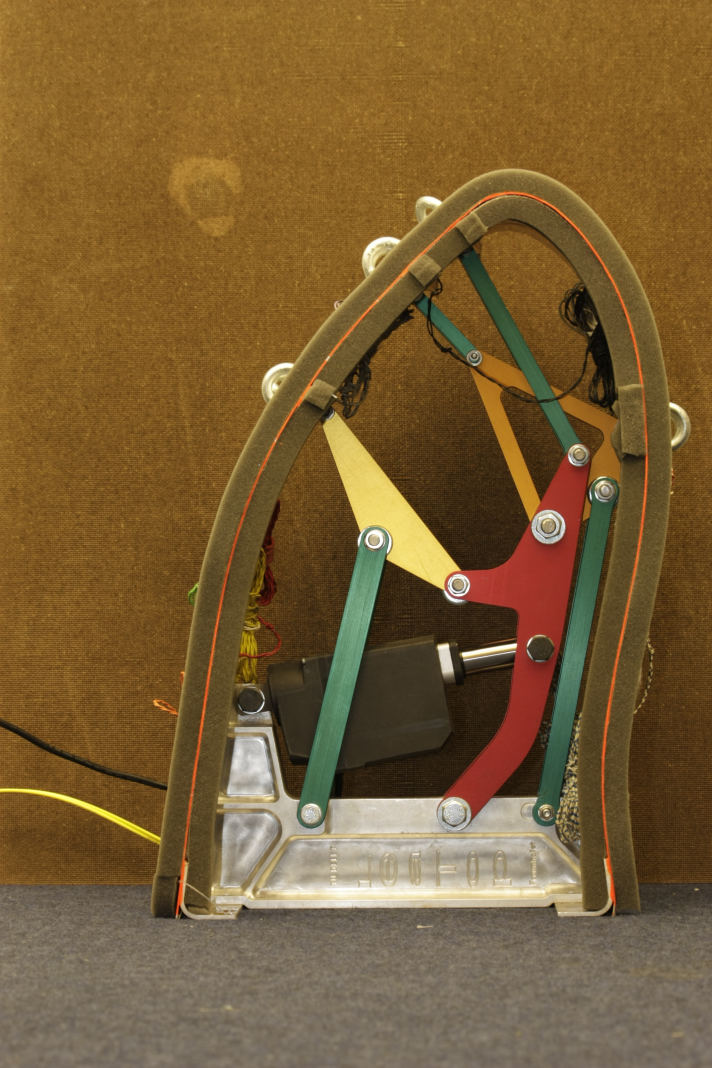
#> input picture Data/Images/G19.JPG, 2848 x 4272 px (shown at 1/4 size)
$ jupyter execute --allow-errors Step1.ipynb
#> lines starting #> are read from the running program, lines starting #| are printed output that depends on the picture; after the words box and inside, x2 and y2 are one past the last pixel; in counts of white or black regions, pixels touching at a corner belong together
[cell 1]
import cv2 as cv
import numpy as np
import matplotlib.pyplot as plt
import os, sys

PATH = "../Data/Images/"

import random as rng
rng.seed(12345)

[cell 2]
img1 = cv.imread(f'{PATH}G1.JPG')
img2 = cv.imread(f'{PATH}G2.JPG', cv.COLOR_BGR2GRAY)
img19 = cv.imread(f'{PATH}G19.JPG', cv.COLOR_BGR2GRAY)
#> img19 is the input picture: shape (4272, 2848, 3); mean B, G, R 52.5, 93.7, 121.5

[cell 3]
# imgray = cv.cvtColor(img1, cv.COLOR_BGR2GRAY)

# Define lower and uppper limits
lower = np.array([200, 200, 200])
upper = np.array([255, 255, 255])

# Create mask to only select black
#> (the rest of this cell did not finish here and is left out)

[cell 4]
def thresh_callback():
    # Detect edges using Canny
    v = np.median(src_gray)
    sigma=0.33
    lower = int(max(0, (1.0 - sigma) * v))
    upper = int(min(255, (1.0 + sigma) * v))

    blurred_image = cv.GaussianBlur(src_gray.copy(),(5,5),0)

    canny_output = cv.Canny(blurred_image, lower, upper)
    # Find contours
    contours, hierarchy = cv.findContours(canny_output, cv.RETR_TREE, cv.CHAIN_APPROX_TC89_KCOS)
#     contours, hierarchy = cv.findContours(src_gray, cv.RETR_TREE, cv.CHAIN_APPROX_SIMPLE)
    # Draw contours
    drawing = np.zeros((canny_output.shape[0], canny_output.shape[1], 3), dtype=np.uint8)
    print(len(contours))
    for i in range(len(contours)):
        color = (rng.randint(0,256), rng.randint(0,256), rng.randint(0,256))
        cv.drawContours(drawing, contours, i, color, 2, cv.LINE_8, hierarchy, 0)
    # Show in a window
    plt.figure(figsize = (20,20))
    plt.imshow(drawing)
    plt.show()

#> (a cell that did not finish here is left out)

#> (a cell that did not finish here is left out)

#> (a cell that did not finish here is left out)

[cell 8]
from __future__ import print_function
import cv2 as cv
import numpy as np
import argparse
import random as rng
rng.seed(12345)
def thresh_callback(val):
    threshold = val
    # Detect edges using Canny
    canny_output = cv.Canny(src_gray, threshold, threshold * 2)
    # Find contours
    contours, hierarchy = cv.findContours(canny_output, cv.RETR_TREE, cv.CHAIN_APPROX_SIMPLE)
    # Draw contours
    drawing = np.zeros((canny_output.shape[0], canny_output.shape[1], 3), dtype=np.uint8)
    for i in range(len(contours)):
        color = (rng.randint(0,256), rng.randint(0,256), rng.randint(0,256))
        cv.drawContours(drawing, contours, i, color, 2, cv.LINE_8, hierarchy, 0)
    # Show in a window
    cv.imshow('Contours', drawing)
# Load source image
parser = argparse.ArgumentParser(description='Code for Finding contours in your image tutorial.')
parser.add_argument('--input', help="../Data/Images/", default='G1.JPG')
args = parser.parse_args()
src = cv.imread(cv.samples.findFile(args.input))
if src is None:
    print('Could not open or find the image:', args.input)
    exit(0)
# Convert image to gray and blur it
src_gray = cv.cvtColor(src, cv.COLOR_BGR2GRAY)
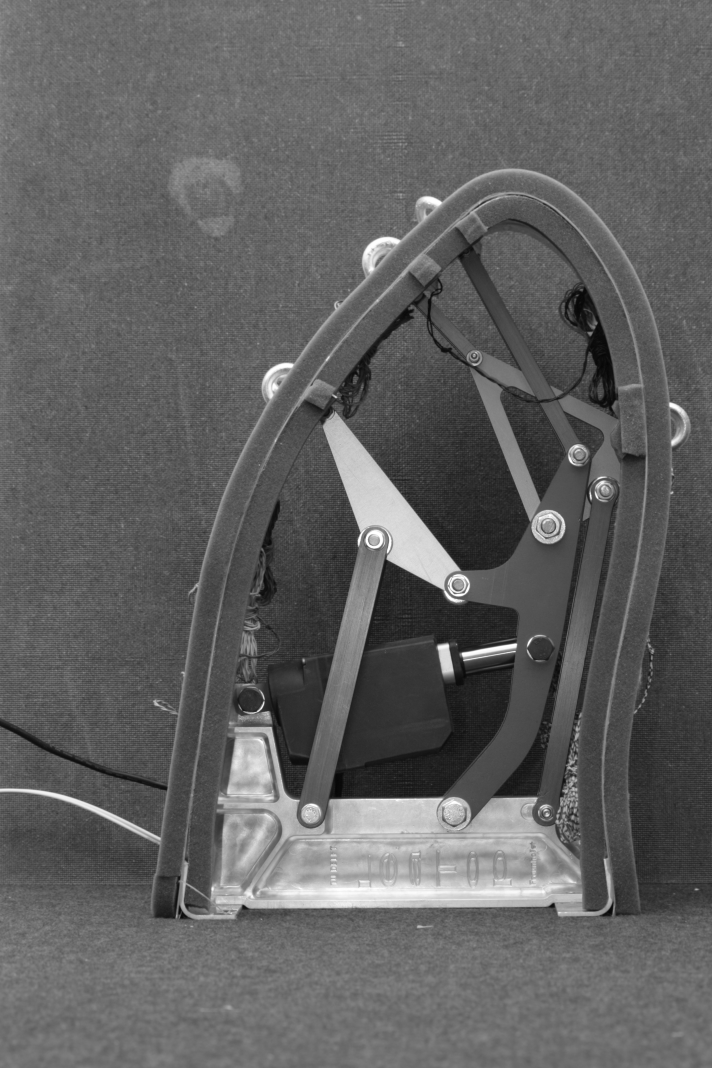
#> src_gray: shape (4272, 2848) (shown at 1/4 size); min 5, max 255, mean 97.3
src_gray = cv.blur(src_gray, (3,3))
# Create Window
source_window = 'Source'
cv.namedWindow(source_window)
cv.imshow(source_window, src)
max_thresh = 255
thresh = 100 # initial threshold
cv.createTrackbar('Canny Thresh:', source_window, thresh, max_thresh, thresh_callback)
thresh_callback(thresh)
#> in thresh_callback, `canny_output = cv.Canny(src_gray, threshold, threshold * 2)`:
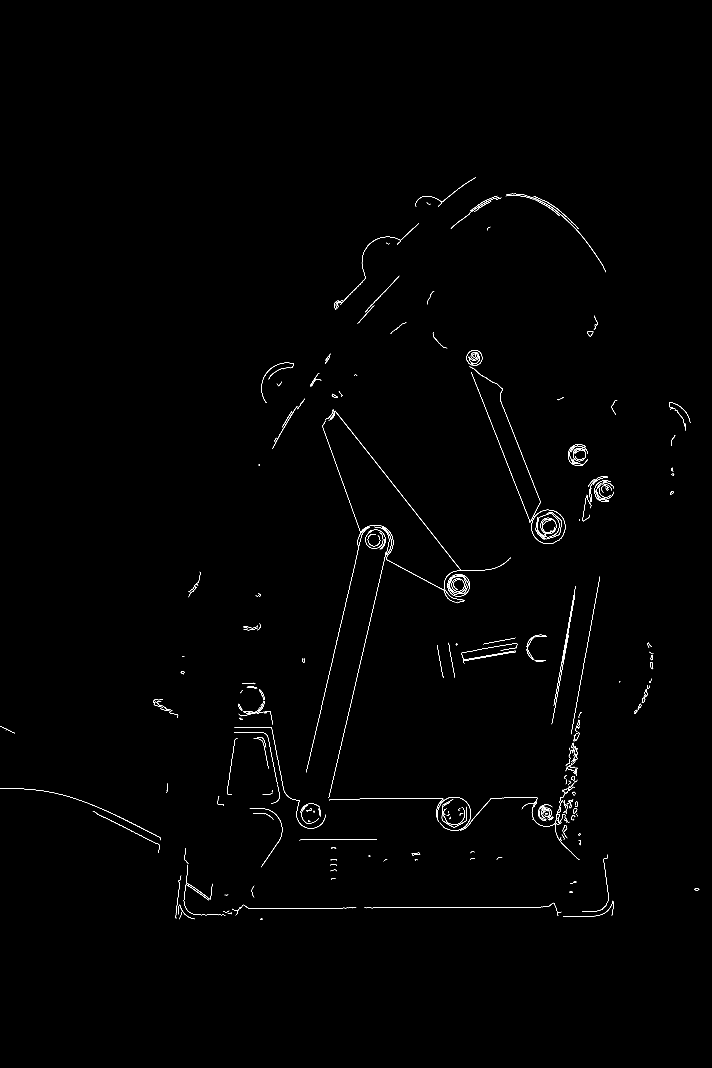
#> canny_output: shape (4272, 2848) (shown at 1/4 size); 0.32% white in thin lines or dots, all inside (x1, y1, x2, y2) = (0, 709, 2797, 3680)
#> in thresh_callback, `contours, hierarchy = cv.findContours(canny_output, cv.RETR_TREE, cv.C..`: contours = 348 contours, 236 with area under 20; largest, box (x1, y1, x2, y2) and area: (2148, 2053, 2238, 2149) 6436, (2148, 2053, 2238, 2149) 6364, (2162, 2071, 2225, 2142) 3167, (2162, 2071, 2225, 2136) 3098, (2292, 1792, 2343, 1845) 2094
#> the loop in thresh_callback, `for i in range(len(contours)):` made 348 passes
#> color on passes 1 to 3: (213, 5, 152), (188, 99, 138), (223, 82, 191)
#> after the loop in thresh_callback, `for i in range(len(contours)):`:
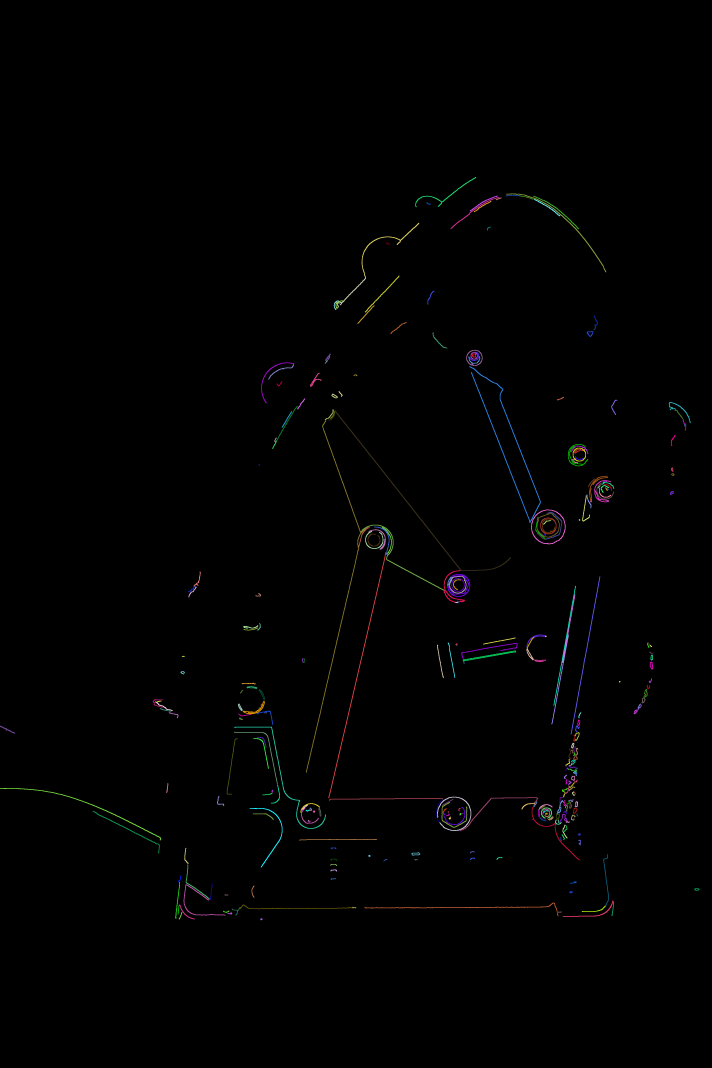
#> drawing: shape (4272, 2848, 3) (shown at 1/4 size); mean of channels 0, 1, 2 1.3, 1.3, 1.3; drawn as B, G, R
cv.waitKey()
#> Out = 27

$ run again, with Data/Images/G11.JPG copied over Data/Images/G19.JPG
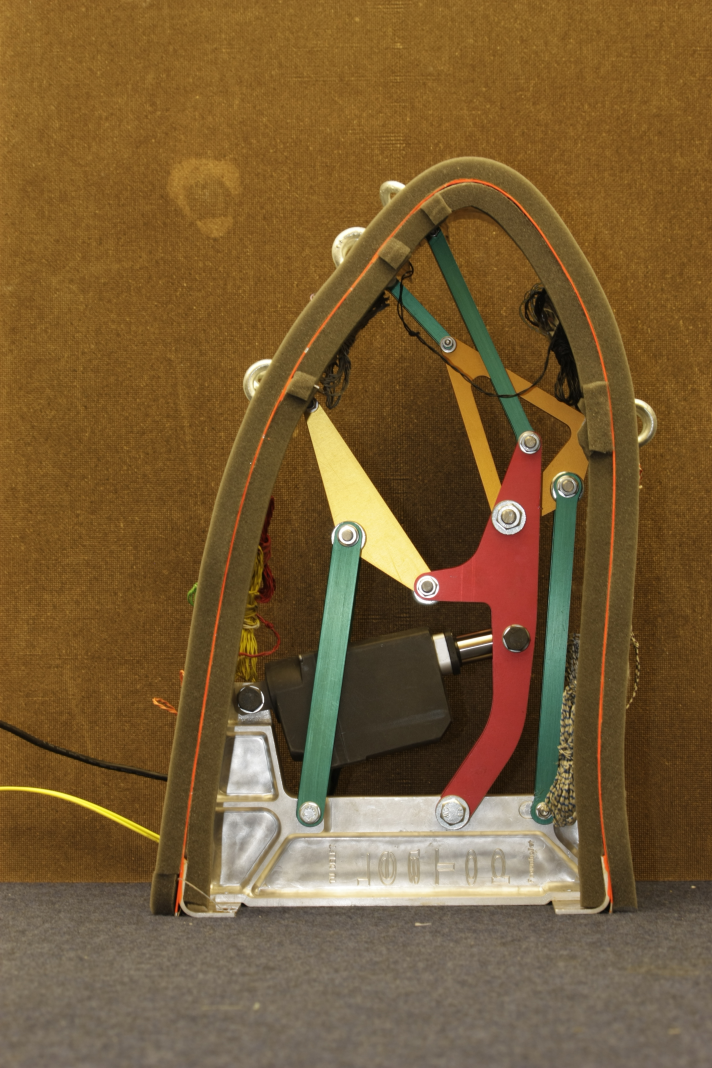
#> input picture Data/Images/G11.JPG, 2848 x 4272 px (shown at 1/4 size)
#> img19 is the input picture: shape (4272, 2848, 3); mean B, G, R 52.9, 91.6, 119.4
#> in thresh_callback, `canny_output = cv.Canny(src_gray, threshold, threshold * 2)`:
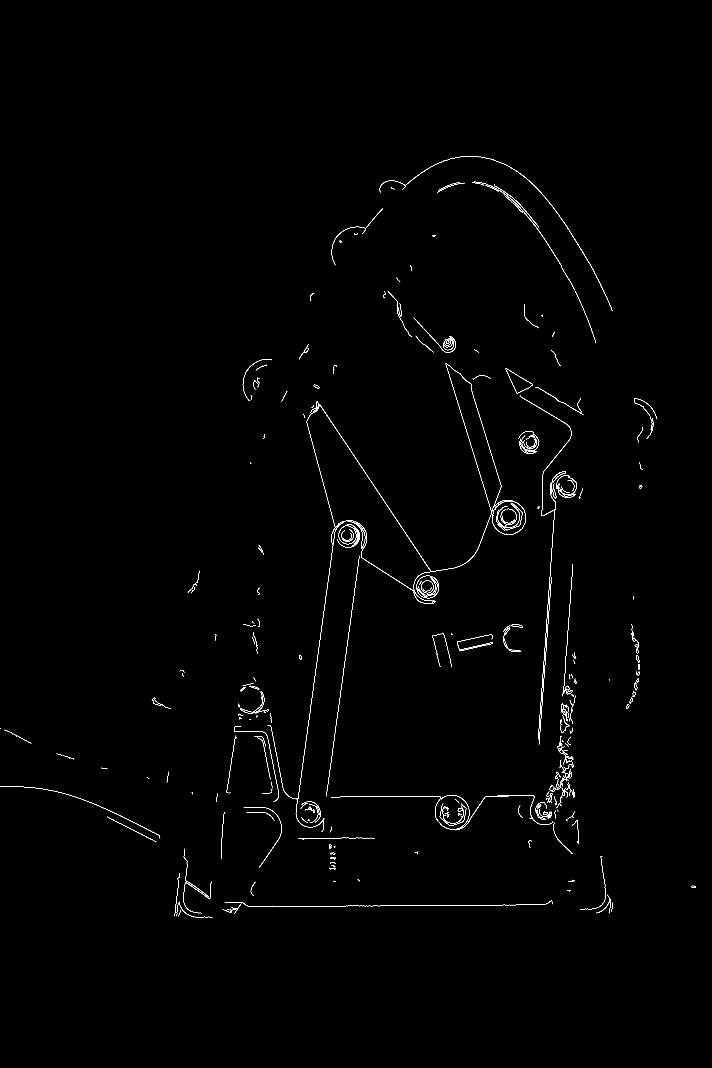
#> canny_output: shape (4272, 2848) (shown at 1/4 size); 0.35% white in thin lines or dots, all inside (x1, y1, x2, y2) = (0, 625, 2784, 3670)
#> contours = 399 contours, 286 with area under 20; largest, box (x1, y1, x2, y2) and area: (1666, 2302, 1756, 2393) 6292, (1666, 2302, 1756, 2393) 6220, (1355, 2101, 1425, 2177) 4032, (1355, 2101, 1425, 2177) 3970, (1684, 2322, 1734, 2373) 1916
#> the loop in thresh_callback, `for i in range(len(contours)):` made 399 passes
#> color on passes 1 to 3: (213, 5, 152), (188, 99, 138), (223, 82, 191)
#> after the loop in thresh_callback, `for i in range(len(contours)):`:
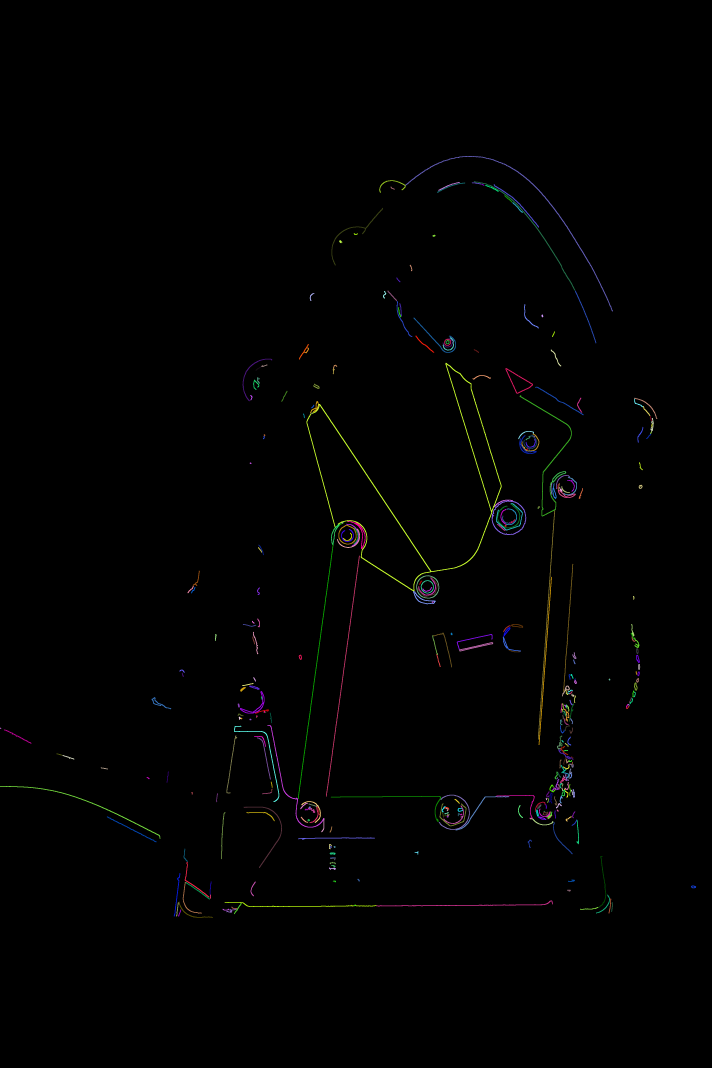
#> drawing: shape (4272, 2848, 3) (shown at 1/4 size); mean of channels 0, 1, 2 1.3, 1.4, 1.4; drawn as B, G, R
#> Out = 27
